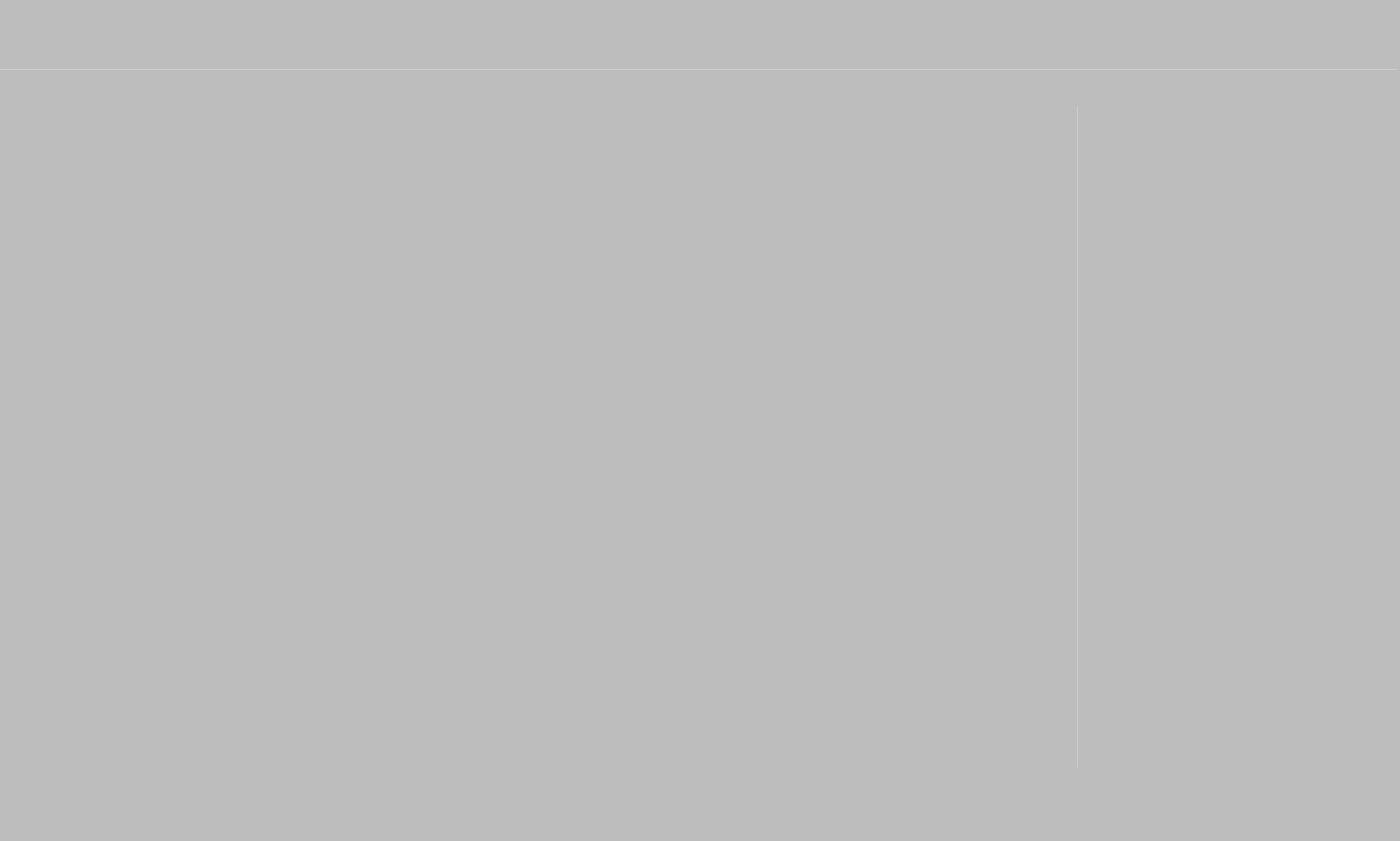
<?xml version="1.0" encoding="UTF-8"?>
<ui version="4.0">
 <class>Search</class>
 <widget class="QMainWindow" name="Search">
  <property name="geometry">
   <rect>
    <x>0</x>
    <y>0</y>
    <width>1443</width>
    <height>867</height>
   </rect>
  </property>
  <property name="windowTitle">
   <string>MainWindow</string>
  </property>
  <property name="layoutDirection">
   <enum>Qt::LeftToRight</enum>
  </property>
  <property name="styleSheet">
   <string notr="true">background:rgb(235, 235, 235)</string>
  </property>
  <widget class="QWidget" name="centralwidget">
   <widget class="QLabel" name="background">
    <property name="geometry">
     <rect>
      <x>0</x>
      <y>0</y>
      <width>1440</width>
      <height>900</height>
     </rect>
    </property>
    <property name="styleSheet">
     <string notr="true">border-image: url(:/icons/blurred.jpg);</string>
    </property>
    <property name="text">
     <string/>
    </property>
   </widget>
   <widget class="QLineEdit" name="searchEntry">
    <property name="geometry">
     <rect>
      <x>70</x>
      <y>0</y>
      <width>1371</width>
      <height>71</height>
     </rect>
    </property>
    <property name="font">
     <font>
      <pointsize>26</pointsize>
     </font>
    </property>
    <property name="focusPolicy">
     <enum>Qt::StrongFocus</enum>
    </property>
    <property name="styleSheet">
     <string notr="true">border:0px;
background-color: rgba(255, 255, 255, 0);
color: rgb(255, 255, 255);</string>
    </property>
    <property name="text">
     <string/>
    </property>
   </widget>
   <widget class="QPushButton" name="close">
    <property name="geometry">
     <rect>
      <x>1350</x>
      <y>0</y>
      <width>111</width>
      <height>71</height>
     </rect>
    </property>
    <property name="sizePolicy">
     <sizepolicy hsizetype="Minimum" vsizetype="Expanding">
      <horstretch>0</horstretch>
      <verstretch>0</verstretch>
     </sizepolicy>
    </property>
    <property name="cursor">
     <cursorShape>ArrowCursor</cursorShape>
    </property>
    <property name="focusPolicy">
     <enum>Qt::NoFocus</enum>
    </property>
    <property name="styleSheet">
     <string notr="true">border-style:inset;
background-color: rgba(255, 255, 255, 0);</string>
    </property>
    <property name="inputMethodHints">
     <set>Qt::ImhNone</set>
    </property>
    <property name="text">
     <string/>
    </property>
    <property name="icon">
     <iconset resource="../../../icons.qrc">
      <normaloff>:/icons/cancel.png</normaloff>:/icons/cancel.png</iconset>
    </property>
    <property name="iconSize">
     <size>
      <width>50</width>
      <height>50</height>
     </size>
    </property>
    <property name="shortcut">
     <string>Ctrl+C</string>
    </property>
    <property name="flat">
     <bool>true</bool>
    </property>
   </widget>
   <widget class="Line" name="line_2">
    <property name="geometry">
     <rect>
      <x>1110</x>
      <y>110</y>
      <width>1</width>
      <height>681</height>
     </rect>
    </property>
    <property name="styleSheet">
     <string notr="true">background-color: rgba(235, 235, 235, 100);</string>
    </property>
    <property name="frameShadow">
     <enum>QFrame::Raised</enum>
    </property>
    <property name="lineWidth">
     <number>0</number>
    </property>
    <property name="midLineWidth">
     <number>0</number>
    </property>
    <property name="orientation">
     <enum>Qt::Vertical</enum>
    </property>
   </widget>
   <widget class="Line" name="line">
    <property name="geometry">
     <rect>
      <x>0</x>
      <y>71</y>
      <width>1440</width>
      <height>1</height>
     </rect>
    </property>
    <property name="styleSheet">
     <string notr="true">background-color: rgba(235, 235, 235, 100);</string>
    </property>
    <property name="frameShadow">
     <enum>QFrame::Plain</enum>
    </property>
    <property name="lineWidth">
     <number>-5</number>
    </property>
    <property name="midLineWidth">
     <number>0</number>
    </property>
    <property name="orientation">
     <enum>Qt::Horizontal</enum>
    </property>
   </widget>
   <widget class="QLabel" name="mask">
    <property name="geometry">
     <rect>
      <x>0</x>
      <y>0</y>
      <width>1451</width>
      <height>901</height>
     </rect>
    </property>
    <property name="styleSheet">
     <string notr="true">background-color: rgba(0, 0, 0, 50);</string>
    </property>
    <property name="text">
     <string/>
    </property>
   </widget>
   <widget class="QScrollArea" name="file_scroll">
    <property name="geometry">
     <rect>
      <x>10</x>
      <y>120</y>
      <width>1091</width>
      <height>661</height>
     </rect>
    </property>
    <property name="styleSheet">
     <string notr="true">background-color: rgba(255, 255, 255, 0);
border:0px;</string>
    </property>
    <property name="verticalScrollBarPolicy">
     <enum>Qt::ScrollBarAlwaysOff</enum>
    </property>
    <property name="horizontalScrollBarPolicy">
     <enum>Qt::ScrollBarAlwaysOff</enum>
    </property>
    <property name="widgetResizable">
     <bool>true</bool>
    </property>
    <widget class="QWidget" name="scrollAreaWidgetContents_2">
     <property name="geometry">
      <rect>
       <x>0</x>
       <y>0</y>
       <width>1091</width>
       <height>661</height>
      </rect>
     </property>
    </widget>
   </widget>
   <widget class="QScrollArea" name="info_scroll">
    <property name="geometry">
     <rect>
      <x>1110</x>
      <y>120</y>
      <width>330</width>
      <height>500</height>
     </rect>
    </property>
    <property name="styleSheet">
     <string notr="true">background-color: rgba(255, 255, 255, 0);
border:0px;</string>
    </property>
    <property name="verticalScrollBarPolicy">
     <enum>Qt::ScrollBarAlwaysOff</enum>
    </property>
    <property name="horizontalScrollBarPolicy">
     <enum>Qt::ScrollBarAlwaysOff</enum>
    </property>
    <property name="widgetResizable">
     <bool>true</bool>
    </property>
    <widget class="QWidget" name="scrollAreaWidgetContents">
     <property name="geometry">
      <rect>
       <x>0</x>
       <y>0</y>
       <width>330</width>
       <height>500</height>
      </rect>
     </property>
    </widget>
   </widget>
   <widget class="QPushButton" name="search_icon">
    <property name="geometry">
     <rect>
      <x>-20</x>
      <y>0</y>
      <width>111</width>
      <height>71</height>
     </rect>
    </property>
    <property name="sizePolicy">
     <sizepolicy hsizetype="Minimum" vsizetype="Expanding">
      <horstretch>0</horstretch>
      <verstretch>0</verstretch>
     </sizepolicy>
    </property>
    <property name="cursor">
     <cursorShape>ArrowCursor</cursorShape>
    </property>
    <property name="focusPolicy">
     <enum>Qt::NoFocus</enum>
    </property>
    <property name="styleSheet">
     <string notr="true">border-style:inset;
background-color: rgba(255, 255, 255, 0);</string>
    </property>
    <property name="inputMethodHints">
     <set>Qt::ImhNone</set>
    </property>
    <property name="text">
     <string/>
    </property>
    <property name="icon">
     <iconset resource="../../../icons.qrc">
      <normaloff>:/icons/search.png</normaloff>:/icons/search.png</iconset>
    </property>
    <property name="iconSize">
     <size>
      <width>50</width>
      <height>50</height>
     </size>
    </property>
    <property name="shortcut">
     <string>Ctrl+C</string>
    </property>
    <property name="flat">
     <bool>true</bool>
    </property>
   </widget>
   <widget class="QScrollArea" name="option_scroll">
    <property name="geometry">
     <rect>
      <x>1110</x>
      <y>660</y>
      <width>321</width>
      <height>121</height>
     </rect>
    </property>
    <property name="styleSheet">
     <string notr="true">background-color: rgba(255, 255, 255, 0);
border:0px;</string>
    </property>
    <property name="verticalScrollBarPolicy">
     <enum>Qt::ScrollBarAlwaysOff</enum>
    </property>
    <property name="horizontalScrollBarPolicy">
     <enum>Qt::ScrollBarAlwaysOff</enum>
    </property>
    <property name="widgetResizable">
     <bool>true</bool>
    </property>
    <widget class="QWidget" name="scrollAreaWidgetContents_4">
     <property name="geometry">
      <rect>
       <x>0</x>
       <y>0</y>
       <width>321</width>
       <height>121</height>
      </rect>
     </property>
    </widget>
   </widget>
   <zorder>background</zorder>
   <zorder>mask</zorder>
   <zorder>searchEntry</zorder>
   <zorder>close</zorder>
   <zorder>line_2</zorder>
   <zorder>line</zorder>
   <zorder>file_scroll</zorder>
   <zorder>info_scroll</zorder>
   <zorder>search_icon</zorder>
   <zorder>option_scroll</zorder>
  </widget>
 </widget>
 <resources>
  <include location="../../../icons.qrc"/>
 </resources>
 <connections/>
</ui>
